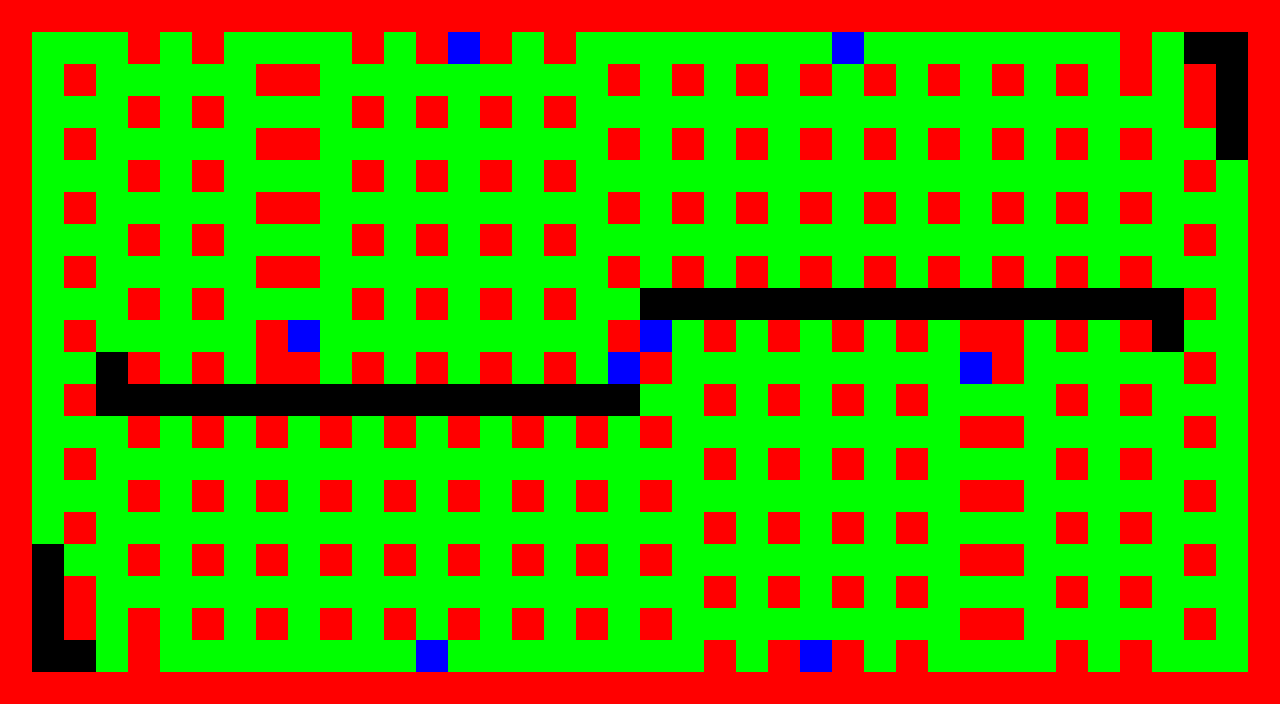

A 2D game scene composited from a Tiled map and its tileset images. What follows is a short description and the map's XML, with each tile layer's data collapsed to a summary:
An orthogonal 40x22 tile map with 32x32 px tiles, 1 tile layer (Tile Layer 1).

<map version="1.0" orientation="orthogonal" width="40" height="22" tilewidth="32" tileheight="32">
 <tileset firstgid="1" name="ColourScheme" tilewidth="32" tileheight="32">
  <image source="ColourScheme.png" width="128" height="128" />
  <tile id="0">
   <properties>
    <property name="type" value="block" />
   </properties>
  </tile>
  <tile id="1">
   <properties>
    <property name="type" value="box" />
   </properties>
  </tile>
  <tile id="2">
   <properties>
    <property name="type" value="tower" />
   </properties>
  </tile>
 </tileset>
 <layer name="Tile Layer 1" width="40" height="22">
  <data>[880 cells, 834 non-empty, 3 distinct tile ids]</data>
 </layer>
</map>